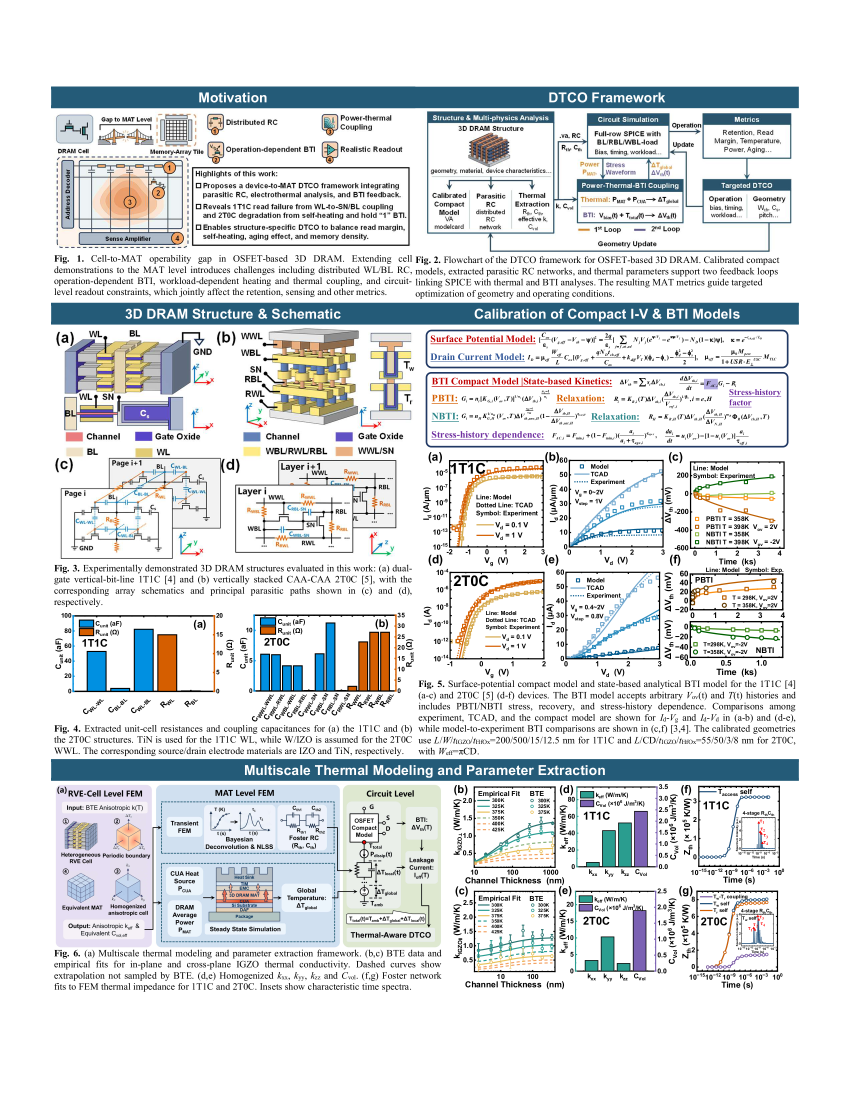
#> input picture experiments/spice_2t0c_v1/data/page3-3.png, 2550 x 3300 px, found by its file name (shown at 1/3 size)
$ python _crop_fig5_v5.py
#> lines starting #> are read from the running program, lines starting #| are printed output that depends on the picture
"""Final clean crop of Fig 5(d) and 5(e) with full plot box + axes + labels."""
from PIL import Image
import os
p3 = r'E:\BaiduSyncdisk\study\PAPER\DAC 2026\MATspice\experiments\spice_2t0c_v1\data\page3-3.png'
out = r'E:\BaiduSyncdisk\study\PAPER\DAC 2026\MATspice\experiments\spice_2t0c_v1\data'
im = Image.open(p3)
#> im is the input picture: PIL image 2550x3300 RGB; mean R, G, B 220.3, 223.6, 225.2
# Estimate plot box by looking at v2 crop. v2 crop was (1300, 1700, 2480, 2300).
# The Fig 5(d) plot box is approximately at relative (in v2):
#   x: 70..420 (page: 1370..1720)
#   y: 25..285 (page: 1725..1985)
# Fig 5(e) plot box:
#   x: 470..830 (page: 1770..2130)
#   y: 25..285 (page: 1725..1985)
crops = {
    'fig5d_final.png':  (1320, 1690, 1770, 2010),
    'fig5e_final.png':  (1730, 1690, 2200, 2010),
}
for name, box in crops.items():
    im.crop(box).save(os.path.join(out, name))
    print('saved', name, box, (box[2]-box[0], box[3]-box[1]))
#> this loop made 2 passes
#> pass 1, `im.crop(box).save(os.path.join(out, name))`:
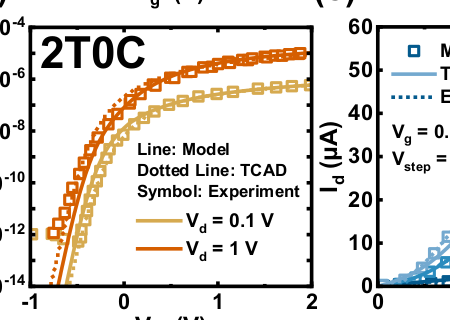
#> saved as fig5d_final.png: PIL image 450x320 RGB; mean R, G, B 226.6, 222.7, 218
#> pass 2, `im.crop(box).save(os.path.join(out, name))`:
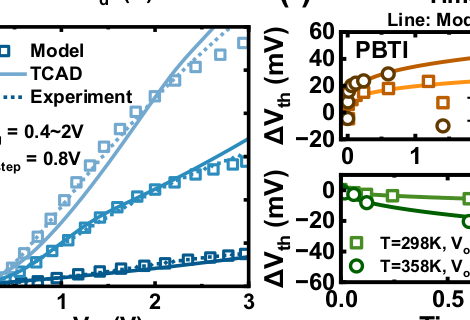
#> saved as fig5e_final.png: PIL image 470x320 RGB; mean R, G, B 217.1, 220.9, 221
# Make 3x upscaled versions for pixel-level digitization
for n in ['fig5d_final.png', 'fig5e_final.png']:
    src = Image.open(os.path.join(out, n))
    sw, sh = src.size
#> sw = 450; sh = 320
    src.resize((sw*3, sh*3), Image.LANCZOS).save(os.path.join(out, n.replace('.png', '_3x.png')))
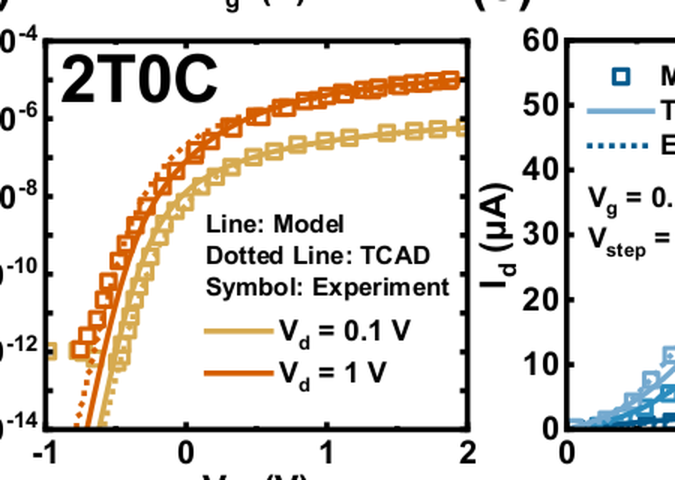
#> saved as fig5d_final_3x.png: PIL image 1350x960 RGB (shown at 1/2 size); mean R, G, B 226.6, 222.6, 218
    print('3x of', n, '-> size', (sw*3, sh*3))
#| 3x of fig5d_final.png -> size (1350, 960)
